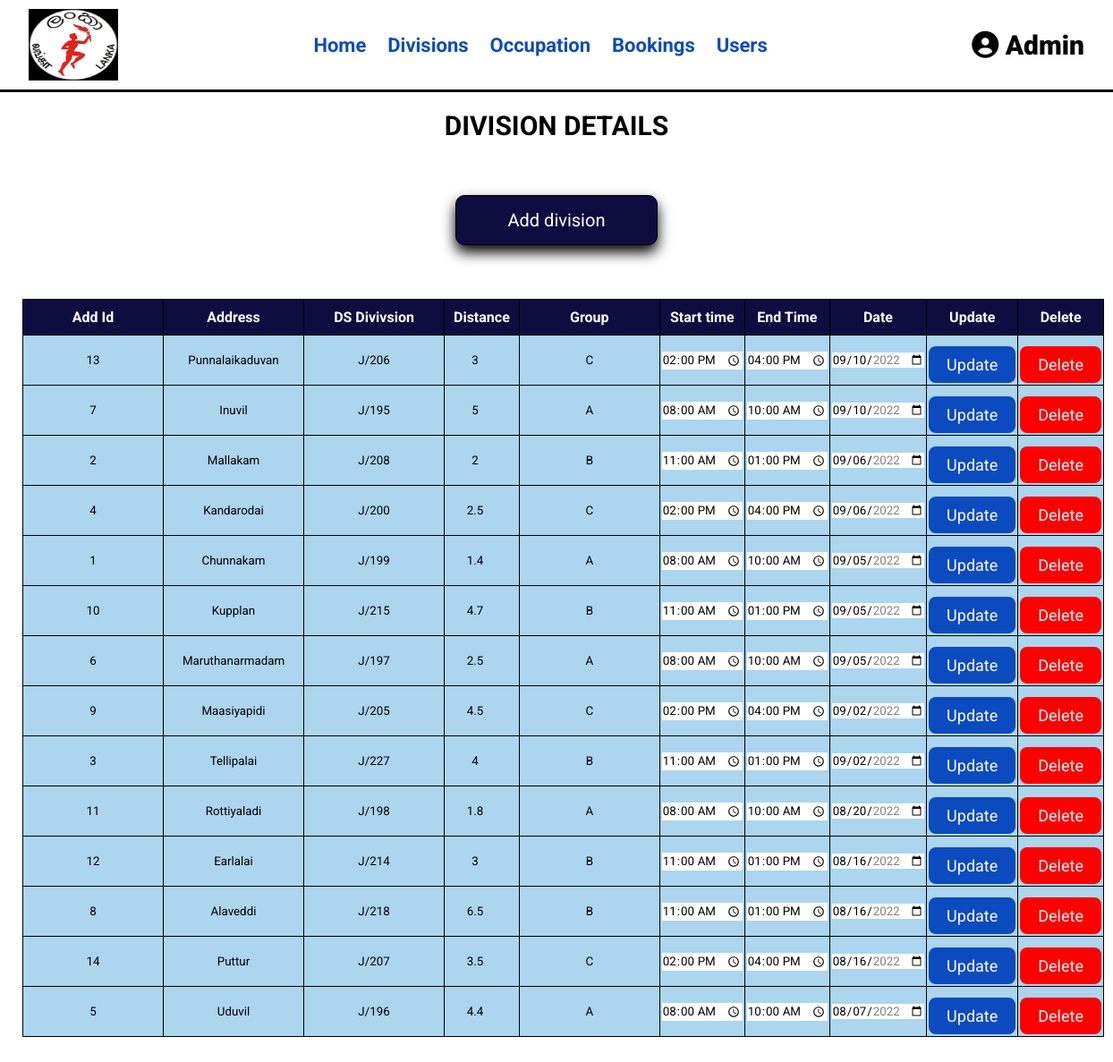
The app's page /admin/manage_address.php (signed in) with its own data.
### tables this page shows
CREATE TABLE IF NOT EXISTS `address_tbl` (
  `add_id` int(11) NOT NULL AUTO_INCREMENT,
  `address` varchar(25) NOT NULL,
  `ds_division` varchar(10) NOT NULL,
  `max_distance` float NOT NULL,
  `grouping` varchar(5) NOT NULL,
  `start_time` time NOT NULL,
  `end_time` time NOT NULL,
  `distribution_date` date DEFAULT NULL,
  PRIMARY KEY (`add_id`)
);

### admin/manage_address.php (the view, shortened to what this page needs)
<?php
include '../connection.php';
?>
<!DOCTYPE html>
<html lang="en">
<head>
   <link rel="stylesheet" href="https://cdnjs.cloudflare.com/ajax/libs/font-awesome/6.0.0/css/all.min.css">
   <link rel="stylesheet" href="../css/admin_style3.css">
</head>
<body>
<?php include 'admin_header.php'; ?>
<h1 class="title">Division details</h1>
<section class="contain">
   <a href="add_addresses.php" div="btn" >Add division</a>
</section>
<section class="show-products">
<table>
<tr>
    <th>Add Id</th>
    <th>Address</th>
    <th>DS Divivsion</th>
    <th>Distance</th>
    <th>Group</th>
    <th>Start time</th>
    <th>End Time</th>
    <th>Date</th>
    <th>Update</th>
    <th>Delete</th>
</tr>
      <?php
         $select_address= mysqli_query($conn, "SELECT * FROM `address_tbl` ORDER BY distribution_date DESC") or die('query failed');
         if(mysqli_num_rows($select_address) > 0){
         while($fetch_details = mysqli_fetch_assoc($select_address)){
        ?>
      <div class="box">
      <form action="" method="POST">
      <tr>
      <td><input type="text" name="update_id" value="<?php echo $fetch_details['add_id']; ?>" ></td>
      <td><input type="text" name="update_address" value="<?php echo $fetch_details['address']; ?>" ></td>
      <td><input type="text" name="update_division" value="<?php echo $fetch_details['ds_division']; ?>" ></td>
      <td><input type="number" name="update_distance" value="<?php echo $fetch_details['max_distance']; ?>" step="0.1" min="0.1" max="20.2"></td>
      <td><input type="text" name="update_group" value="<?php echo $fetch_details['grouping']; ?>" ></td>
      <td><input type="time" name="update_stime" value="<?php echo $fetch_details['start_time']; ?>" min="07:30" max="20:00" ></td>
      <td> <input type="time" name="update_etime" value="<?php echo $fetch_details['end_time']; ?>" min="07:30" max="20:00" ></td>
      <td><input type="date"  name="update_date" value="<?php echo $fetch_details['distribution_date']; ?>" min="2022-08-01" max="2022-12-31"></td>
      <td><input type="submit" value="update" name="update_details" class="option-btn">
      <td><a href="manage_address.php?delete=<?php echo $fetch_details['add_id']; ?>" class="delete-btn" onclick="return confirm('Confirm delete?');">delete</a></td>
      </tr>
         </form>
      </div>
      <?php
            }
        }
     ?>
</table>
</section>
</body>
</html>

### css/admin_style3.css (style rules this page uses)
* { font-family: 'Roboto'; margin:0; padding:0; box-sizing: border-box; outline: none; border:none; text-decoration: none; transition:all .2s linear; }
body { background-color: #ffffff; }
section { padding:30px 25px; }
.title { text-align: center; margin:20px; text-transform: uppercase; color:#000000; font-size: 30px; }
.btn, .option-btn, .delete-btn, .white-btn { display: inline-block; margin-top: 10px; padding:10px 20px; cursor: pointer; color:#fafafa; font-size: 18px; border-radius: 8px; text-transform: capitalize; }
.option-btn { background-color:#0c4bbf; }
.delete-btn { background-color: #ff0000; }
h1 { color:#ffffff; }
.show-products { padding-top: 0; }
table { width:60%; margin:auto; }
table, tr ,th, td { border:1px solid #000000; border-collapse: collapse; text-align: center; padding:2px; }
table th { background-color:#0f0d40; color:white; text-align: center; }
table tr td, input[type="text"], input[type="number"] { background-color: #acd5ee; text-align: center; }
.contain { margin:30px; }
.contain a { padding:15px; font-size: 20px; text-align: center; box-shadow: 0 8px 15px #000000; border:1px solid #000000; border-radius: 10px; display: block; width:20%; margin:auto; color: white; background-color: #0f0d40; }
.box-container table tr td, th { padding:10px; }

### records on screen
address_tbl: update_id "13", update_address "Punnalaikaduvan", update_division "J/206", update_distance "3", update_group "C", update_stime "14:00:00", update_etime "16:00:00", update_date "09/10/2022"
address_tbl: update_id "7", update_address "Inuvil", update_division "J/195", update_distance "5", update_group "A", update_stime "08:00:00", update_etime "10:00:00", update_date "09/10/2022"
address_tbl: update_id "2", update_address "Mallakam", update_division "J/208", update_distance "2", update_group "B", update_stime "11:00:00", update_etime "13:00:00", update_date "09/06/2022"
address_tbl: update_id "4", update_address "Kandarodai", update_division "J/200", update_distance "2.5", update_group "C", update_stime "14:00:00", update_etime "16:00:00", update_date "09/06/2022"
address_tbl: update_id "1", update_address "Chunnakam", update_division "J/199", update_distance "1.4", update_group "A", update_stime "08:00:00", update_etime "10:00:00", update_date "09/05/2022"
address_tbl: update_id "10", update_address "Kupplan", update_division "J/215", update_distance "4.7", update_group "B", update_stime "11:00:00", update_etime "13:00:00", update_date "09/05/2022"
address_tbl: update_id "6", update_address "Maruthanarmadam", update_division "J/197", update_distance "2.5", update_group "A", update_stime "08:00:00", update_etime "10:00:00", update_date "09/05/2022"
address_tbl: update_id "9", update_address "Maasiyapidi", update_division "J/205", update_distance "4.5", update_group "C", update_stime "14:00:00", update_etime "16:00:00", update_date "09/02/2022"
address_tbl: update_id "3", update_address "Tellipalai", update_division "J/227", update_distance "4", update_group "B", update_stime "11:00:00", update_etime "13:00:00", update_date "09/02/2022"
address_tbl: update_id "11", update_address "Rottiyaladi", update_division "J/198", update_distance "1.8", update_group "A", update_stime "08:00:00", update_etime "10:00:00", update_date "08/20/2022"
address_tbl: update_id "12", update_address "Earlalai", update_division "J/214", update_distance "3", update_group "B", update_stime "11:00:00", update_etime "13:00:00", update_date "08/16/2022"
address_tbl: update_id "8", update_address "Alaveddi", update_division "J/218", update_distance "6.5", update_group "B", update_stime "11:00:00", update_etime "13:00:00", update_date "08/16/2022"
address_tbl: update_id "14", update_address "Puttur", update_division "J/207", update_distance "3.5", update_group "C", update_stime "14:00:00", update_etime "16:00:00", update_date "08/16/2022"
address_tbl: update_id "5", update_address "Uduvil", update_division "J/196", update_distance "4.4", update_group "A", update_stime "08:00:00", update_etime "10:00:00", update_date "08/07/2022"

### other values on screen
$_SESSION['admin_name'] "Admin"
